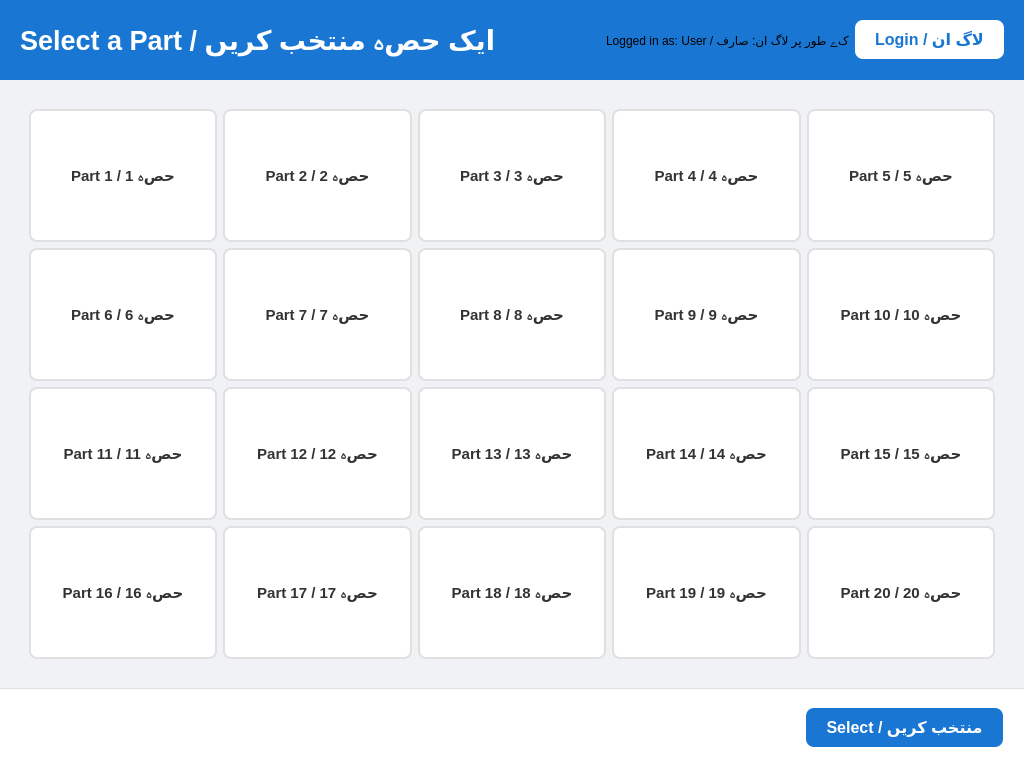
<?xml version="1.0" encoding="UTF-8"?>
<ui version="4.0">
 <class>PartSelectionScreen</class>
 <widget class="QWidget" name="PartSelectionScreen">
  <property name="geometry">
   <rect>
    <x>0</x>
    <y>0</y>
    <width>1024</width>
    <height>768</height>
   </rect>
  </property>
  <property name="windowTitle">
   <string>Operator Part Selection / آپریٹر حصہ انتخاب</string>
  </property>
  <property name="styleSheet">
   <string notr="true">/* ---- Overall Style ---- */
#PartSelectionScreen {
	background-color: #f0f2f5; /* Light grey background */
	font-family: Arial, sans-serif;
}

/* ---- Header Style ---- */
#headerFrame {
	background-color: #1976d2; /* Professional blue */
	border-radius: 0px;
}
#titleLabel {
	color: white;
	font-size: 20pt;
	font-weight: bold;
}
#loginButton {
	background-color: white;
	color: #1976d2;
	font-size: 12pt;
	font-weight: bold;
	padding: 10px 20px;
	border-radius: 8px;
	border: none;
}
#loginButton:hover {
	background-color: #e3f2fd; /* Light blue on hover */
}

/* ---- Part Selection Area ---- */
QScrollArea {
	border: none;
}
#scrollAreaWidgetContents {
	background-color: #f0f2f5; /* Match the main background */
}

/* --- THIS IS THE FIX --- */
#gridFrame {
	background-color: transparent;
	border: none;
}
/* ------------------------ */

QToolButton {
	background-color: white;
	border: 2px solid #e0e0e0; /* Default light grey border */
	border-radius: 8px;
	padding: 10px;
	color: #333;
	font-size: 11pt;
	font-weight: bold;
}
QToolButton:hover {
	border-color: #1976d2; /* Blue border on hover */
}
QToolButton:checked {
	border: 3px solid #0d47a1; /* Darker blue solid border when selected */
	background-color: #e3f2fd; /* Light blue background when selected */
}

/* ---- Footer Style ---- */
#footerFrame {
	background-color: #ffffff;
	border-top: 1px solid #e0e0e0;
}
#selectButton {
	background-color: #1976d2;
	color: white;
	font-size: 12pt;
	font-weight: bold;
	padding: 10px 20px;
	border-radius: 8px;
	border: none;
	min-width: 120px;
}
#selectButton:hover {
	background-color: #1565c0; /* Darker blue */
}</string>
  </property>
  <layout class="QVBoxLayout" name="verticalLayout_2">
   <property name="spacing">
    <number>0</number>
   </property>
   <property name="leftMargin">
    <number>0</number>
   </property>
   <property name="topMargin">
    <number>0</number>
   </property>
   <property name="rightMargin">
    <number>0</number>
   </property>
   <property name="bottomMargin">
    <number>0</number>
   </property>
   <item>
    <widget class="QFrame" name="headerFrame">
     <property name="minimumSize">
      <size>
       <width>0</width>
       <height>80</height>
      </size>
     </property>
     <property name="maximumSize">
      <size>
       <width>16777215</width>
       <height>80</height>
      </size>
     </property>
     <property name="frameShape">
      <enum>QFrame::StyledPanel</enum>
     </property>
     <property name="frameShadow">
      <enum>QFrame::Raised</enum>
     </property>
     <layout class="QHBoxLayout" name="horizontalLayout">
      <property name="leftMargin">
       <number>20</number>
      </property>
      <property name="rightMargin">
       <number>20</number>
      </property>
      <item>
       <widget class="QLabel" name="titleLabel">
        <property name="text">
         <string>Select a Part / ایک حصہ منتخب کریں</string>
        </property>
       </widget>
      </item>
      <item>
       <spacer name="horizontalSpacer">
        <property name="orientation">
         <enum>Qt::Horizontal</enum>
        </property>
        <property name="sizeHint" stdset="0">
         <size>
          <width>40</width>
          <height>20</height>
         </size>
        </property>
       </spacer>
      </item>
      
      <!-- ========================================================== -->
      <!-- == THIS IS THE NEW WIDGET THAT WAS ADDED                  == -->
      <!-- ========================================================== -->
      <item>
       <widget class="QLabel" name="loginStatusLabel">
        <property name="styleSheet">
         <string notr="true">/* Style will be controlled by Python code */</string>
        </property>
        <property name="text">
         <string>Logged in as: User / کے طور پر لاگ ان: صارف</string>
        </property>
       </widget>
      </item>
      <!-- ========================================================== -->
      
      <item>
       <widget class="QPushButton" name="loginButton">
        <property name="minimumSize">
         <size>
          <width>120</width>
          <height>0</height>
         </size>
        </property>
        <property name="cursor">
         <cursorShape>PointingHandCursor</cursorShape>
        </property>
        <property name="text">
         <string>Login / لاگ ان</string>
        </property>
       </widget>
      </item>
     </layout>
    </widget>
   </item>
   <item>
    <widget class="QScrollArea" name="scrollArea">
     <property name="widgetResizable">
      <bool>true</bool>
     </property>
     <widget class="QWidget" name="scrollAreaWidgetContents">
      <property name="geometry">
       <rect>
        <x>0</x>
        <y>0</y>
        <width>1024</width>
        <height>608</height>
       </rect>
      </property>
      <layout class="QVBoxLayout" name="verticalLayout">
       <property name="leftMargin">
        <number>20</number>
       </property>
       <property name="topMargin">
        <number>20</number>
       </property>
       <property name="rightMargin">
        <number>20</number>
       </property>
       <property name="bottomMargin">
        <number>20</number>
       </property>
       <item>
        <widget class="QFrame" name="gridFrame">
         <property name="frameShape">
          <enum>QFrame::StyledPanel</enum>
         </property>
         <property name="frameShadow">
          <enum>QFrame::Raised</enum>
         </property>
         <layout class="QGridLayout" name="gridLayout">
          <item row="0" column="0">
           <widget class="QToolButton" name="partButton1">
            <property name="sizePolicy">
             <sizepolicy hsizetype="Expanding" vsizetype="Expanding">
              <horstretch>0</horstretch>
              <verstretch>0</verstretch>
             </sizepolicy>
            </property>
            <property name="text">
             <string>Part 1 / حصہ 1</string>
            </property>
            <property name="iconSize">
             <size>
              <width>150</width>
              <height>150</height>
             </size>
            </property>
            <property name="checkable">
             <bool>true</bool>
            </property>
            <property name="toolButtonStyle">
             <enum>Qt::ToolButtonTextUnderIcon</enum>
            </property>
            <attribute name="buttonGroup">
             <string notr="true">partButtonGroup</string>
            </attribute>
           </widget>
          </item>
          <item row="0" column="1">
           <widget class="QToolButton" name="partButton2">
            <property name="sizePolicy">
             <sizepolicy hsizetype="Expanding" vsizetype="Expanding">
              <horstretch>0</horstretch>
              <verstretch>0</verstretch>
             </sizepolicy>
            </property>
            <property name="text">
             <string>Part 2 / حصہ 2</string>
            </property>
            <property name="iconSize">
             <size>
              <width>150</width>
              <height>150</height>
             </size>
            </property>
            <property name="checkable">
             <bool>true</bool>
            </property>
            <property name="toolButtonStyle">
             <enum>Qt::ToolButtonTextUnderIcon</enum>
            </property>
            <attribute name="buttonGroup">
             <string notr="true">partButtonGroup</string>
            </attribute>
           </widget>
          </item>
          <item row="0" column="2">
           <widget class="QToolButton" name="partButton3">
            <property name="sizePolicy">
             <sizepolicy hsizetype="Expanding" vsizetype="Expanding">
              <horstretch>0</horstretch>
              <verstretch>0</verstretch>
             </sizepolicy>
            </property>
            <property name="text">
             <string>Part 3 / حصہ 3</string>
            </property>
            <property name="iconSize">
             <size>
              <width>150</width>
              <height>150</height>
             </size>
            </property>
            <property name="checkable">
             <bool>true</bool>
            </property>
            <property name="toolButtonStyle">
             <enum>Qt::ToolButtonTextUnderIcon</enum>
            </property>
            <attribute name="buttonGroup">
             <string notr="true">partButtonGroup</string>
            </attribute>
           </widget>
          </item>
          <item row="0" column="3">
           <widget class="QToolButton" name="partButton4">
            <property name="sizePolicy">
             <sizepolicy hsizetype="Expanding" vsizetype="Expanding">
              <horstretch>0</horstretch>
              <verstretch>0</verstretch>
             </sizepolicy>
            </property>
            <property name="text">
             <string>Part 4 / حصہ 4</string>
            </property>
            <property name="iconSize">
             <size>
              <width>150</width>
              <height>150</height>
             </size>
            </property>
            <property name="checkable">
             <bool>true</bool>
            </property>
            <property name="toolButtonStyle">
             <enum>Qt::ToolButtonTextUnderIcon</enum>
            </property>
            <attribute name="buttonGroup">
             <string notr="true">partButtonGroup</string>
            </attribute>
           </widget>
          </item>
          <item row="0" column="4">
           <widget class="QToolButton" name="partButton5">
            <property name="sizePolicy">
             <sizepolicy hsizetype="Expanding" vsizetype="Expanding">
              <horstretch>0</horstretch>
              <verstretch>0</verstretch>
             </sizepolicy>
            </property>
            <property name="text">
             <string>Part 5 / حصہ 5</string>
            </property>
            <property name="iconSize">
             <size>
              <width>150</width>
              <height>150</height>
             </size>
            </property>
            <property name="checkable">
             <bool>true</bool>
            </property>
            <property name="toolButtonStyle">
             <enum>Qt::ToolButtonTextUnderIcon</enum>
            </property>
            <attribute name="buttonGroup">
             <string notr="true">partButtonGroup</string>
            </attribute>
           </widget>
          </item>
          <item row="1" column="0">
           <widget class="QToolButton" name="partButton6">
            <property name="sizePolicy">
             <sizepolicy hsizetype="Expanding" vsizetype="Expanding">
              <horstretch>0</horstretch>
              <verstretch>0</verstretch>
             </sizepolicy>
            </property>
            <property name="text">
             <string>Part 6 / حصہ 6</string>
            </property>
            <property name="iconSize">
             <size>
              <width>150</width>
              <height>150</height>
             </size>
            </property>
            <property name="checkable">
             <bool>true</bool>
            </property>
            <property name="toolButtonStyle">
             <enum>Qt::ToolButtonTextUnderIcon</enum>
            </property>
            <attribute name="buttonGroup">
             <string notr="true">partButtonGroup</string>
            </attribute>
           </widget>
          </item>
          <item row="1" column="1">
           <widget class="QToolButton" name="partButton7">
            <property name="sizePolicy">
             <sizepolicy hsizetype="Expanding" vsizetype="Expanding">
              <horstretch>0</horstretch>
              <verstretch>0</verstretch>
             </sizepolicy>
            </property>
            <property name="text">
             <string>Part 7 / حصہ 7</string>
            </property>
            <property name="iconSize">
             <size>
              <width>150</width>
              <height>150</height>
             </size>
            </property>
            <property name="checkable">
             <bool>true</bool>
            </property>
            <property name="toolButtonStyle">
             <enum>Qt::ToolButtonTextUnderIcon</enum>
            </property>
            <attribute name="buttonGroup">
             <string notr="true">partButtonGroup</string>
            </attribute>
           </widget>
          </item>
          <item row="1" column="2">
           <widget class="QToolButton" name="partButton8">
            <property name="sizePolicy">
             <sizepolicy hsizetype="Expanding" vsizetype="Expanding">
              <horstretch>0</horstretch>
              <verstretch>0</verstretch>
             </sizepolicy>
            </property>
            <property name="text">
             <string>Part 8 / حصہ 8</string>
            </property>
            <property name="iconSize">
             <size>
              <width>150</width>
              <height>150</height>
             </size>
            </property>
            <property name="checkable">
             <bool>true</bool>
            </property>
            <property name="toolButtonStyle">
             <enum>Qt::ToolButtonTextUnderIcon</enum>
            </property>
            <attribute name="buttonGroup">
             <string notr="true">partButtonGroup</string>
            </attribute>
           </widget>
          </item>
          <item row="1" column="3">
           <widget class="QToolButton" name="partButton9">
            <property name="sizePolicy">
             <sizepolicy hsizetype="Expanding" vsizetype="Expanding">
              <horstretch>0</horstretch>
              <verstretch>0</verstretch>
             </sizepolicy>
            </property>
            <property name="text">
             <string>Part 9 / حصہ 9</string>
            </property>
            <property name="iconSize">
             <size>
              <width>150</width>
              <height>150</height>
             </size>
            </property>
            <property name="checkable">
             <bool>true</bool>
            </property>
            <property name="toolButtonStyle">
             <enum>Qt::ToolButtonTextUnderIcon</enum>
            </property>
            <attribute name="buttonGroup">
             <string notr="true">partButtonGroup</string>
            </attribute>
           </widget>
          </item>
          <item row="1" column="4">
           <widget class="QToolButton" name="partButton10">
            <property name="sizePolicy">
             <sizepolicy hsizetype="Expanding" vsizetype="Expanding">
              <horstretch>0</horstretch>
              <verstretch>0</verstretch>
             </sizepolicy>
            </property>
            <property name="text">
             <string>Part 10 / حصہ 10</string>
            </property>
            <property name="iconSize">
             <size>
              <width>150</width>
              <height>150</height>
             </size>
            </property>
            <property name="checkable">
             <bool>true</bool>
            </property>
            <property name="toolButtonStyle">
             <enum>Qt::ToolButtonTextUnderIcon</enum>
            </property>
            <attribute name="buttonGroup">
             <string notr="true">partButtonGroup</string>
            </attribute>
           </widget>
          </item>
          <item row="2" column="0">
           <widget class="QToolButton" name="partButton11">
            <property name="sizePolicy">
             <sizepolicy hsizetype="Expanding" vsizetype="Expanding">
              <horstretch>0</horstretch>
              <verstretch>0</verstretch>
             </sizepolicy>
            </property>
            <property name="text">
             <string>Part 11 / حصہ 11</string>
            </property>
            <property name="iconSize">
             <size>
              <width>150</width>
              <height>150</height>
             </size>
            </property>
            <property name="checkable">
             <bool>true</bool>
            </property>
            <property name="toolButtonStyle">
             <enum>Qt::ToolButtonTextUnderIcon</enum>
            </property>
            <attribute name="buttonGroup">
             <string notr="true">partButtonGroup</string>
            </attribute>
           </widget>
          </item>
          <item row="2" column="1">
           <widget class="QToolButton" name="partButton12">
            <property name="sizePolicy">
             <sizepolicy hsizetype="Expanding" vsizetype="Expanding">
              <horstretch>0</horstretch>
              <verstretch>0</verstretch>
             </sizepolicy>
            </property>
            <property name="text">
             <string>Part 12 / حصہ 12</string>
            </property>
            <property name="iconSize">
             <size>
              <width>150</width>
              <height>150</height>
             </size>
            </property>
            <property name="checkable">
             <bool>true</bool>
            </property>
            <property name="toolButtonStyle">
             <enum>Qt::ToolButtonTextUnderIcon</enum>
            </property>
            <attribute name="buttonGroup">
             <string notr="true">partButtonGroup</string>
            </attribute>
           </widget>
          </item>
          <item row="2" column="2">
           <widget class="QToolButton" name="partButton13">
            <property name="sizePolicy">
             <sizepolicy hsizetype="Expanding" vsizetype="Expanding">
              <horstretch>0</horstretch>
              <verstretch>0</verstretch>
             </sizepolicy>
            </property>
            <property name="text">
             <string>Part 13 / حصہ 13</string>
            </property>
            <property name="iconSize">
             <size>
              <width>150</width>
              <height>150</height>
             </size>
            </property>
            <property name="checkable">
             <bool>true</bool>
            </property>
            <property name="toolButtonStyle">
             <enum>Qt::ToolButtonTextUnderIcon</enum>
            </property>
            <attribute name="buttonGroup">
             <string notr="true">partButtonGroup</string>
            </attribute>
           </widget>
          </item>
          <item row="2" column="3">
           <widget class="QToolButton" name="partButton14">
            <property name="sizePolicy">
             <sizepolicy hsizetype="Expanding" vsizetype="Expanding">
              <horstretch>0</horstretch>
              <verstretch>0</verstretch>
             </sizepolicy>
            </property>
            <property name="text">
             <string>Part 14 / حصہ 14</string>
            </property>
            <property name="iconSize">
             <size>
              <width>150</width>
              <height>150</height>
             </size>
            </property>
            <property name="checkable">
             <bool>true</bool>
            </property>
            <property name="toolButtonStyle">
             <enum>Qt::ToolButtonTextUnderIcon</enum>
            </property>
            <attribute name="buttonGroup">
             <string notr="true">partButtonGroup</string>
            </attribute>
           </widget>
          </item>
          <item row="2" column="4">
           <widget class="QToolButton" name="partButton15">
            <property name="sizePolicy">
             <sizepolicy hsizetype="Expanding" vsizetype="Expanding">
              <horstretch>0</horstretch>
              <verstretch>0</verstretch>
             </sizepolicy>
            </property>
            <property name="text">
             <string>Part 15 / حصہ 15</string>
            </property>
            <property name="iconSize">
             <size>
              <width>150</width>
              <height>150</height>
             </size>
            </property>
            <property name="checkable">
             <bool>true</bool>
            </property>
            <property name="toolButtonStyle">
             <enum>Qt::ToolButtonTextUnderIcon</enum>
            </property>
            <attribute name="buttonGroup">
             <string notr="true">partButtonGroup</string>
            </attribute>
           </widget>
          </item>
          <item row="3" column="0">
           <widget class="QToolButton" name="partButton16">
            <property name="sizePolicy">
             <sizepolicy hsizetype="Expanding" vsizetype="Expanding">
              <horstretch>0</horstretch>
              <verstretch>0</verstretch>
             </sizepolicy>
            </property>
            <property name="text">
             <string>Part 16 / حصہ 16</string>
            </property>
            <property name="iconSize">
             <size>
              <width>150</width>
              <height>150</height>
             </size>
            </property>
            <property name="checkable">
             <bool>true</bool>
            </property>
            <property name="toolButtonStyle">
             <enum>Qt::ToolButtonTextUnderIcon</enum>
            </property>
            <attribute name="buttonGroup">
             <string notr="true">partButtonGroup</string>
            </attribute>
           </widget>
          </item>
          <item row="3" column="1">
           <widget class="QToolButton" name="partButton17">
            <property name="sizePolicy">
             <sizepolicy hsizetype="Expanding" vsizetype="Expanding">
              <horstretch>0</horstretch>
              <verstretch>0</verstretch>
             </sizepolicy>
            </property>
            <property name="text">
             <string>Part 17 / حصہ 17</string>
            </property>
            <property name="iconSize">
             <size>
              <width>150</width>
              <height>150</height>
             </size>
            </property>
            <property name="checkable">
             <bool>true</bool>
            </property>
            <property name="toolButtonStyle">
             <enum>Qt::ToolButtonTextUnderIcon</enum>
            </property>
            <attribute name="buttonGroup">
             <string notr="true">partButtonGroup</string>
            </attribute>
           </widget>
          </item>
          <item row="3" column="2">
           <widget class="QToolButton" name="partButton18">
            <property name="sizePolicy">
             <sizepolicy hsizetype="Expanding" vsizetype="Expanding">
              <horstretch>0</horstretch>
              <verstretch>0</verstretch>
             </sizepolicy>
            </property>
            <property name="text">
             <string>Part 18 / حصہ 18</string>
            </property>
            <property name="iconSize">
             <size>
              <width>150</width>
              <height>150</height>
             </size>
            </property>
            <property name="checkable">
             <bool>true</bool>
            </property>
            <property name="toolButtonStyle">
             <enum>Qt::ToolButtonTextUnderIcon</enum>
            </property>
            <attribute name="buttonGroup">
             <string notr="true">partButtonGroup</string>
            </attribute>
           </widget>
          </item>
          <item row="3" column="3">
           <widget class="QToolButton" name="partButton19">
            <property name="sizePolicy">
             <sizepolicy hsizetype="Expanding" vsizetype="Expanding">
              <horstretch>0</horstretch>
              <verstretch>0</verstretch>
             </sizepolicy>
            </property>
            <property name="text">
             <string>Part 19 / حصہ 19</string>
            </property>
            <property name="iconSize">
             <size>
              <width>150</width>
              <height>150</height>
             </size>
            </property>
            <property name="checkable">
             <bool>true</bool>
            </property>
            <property name="toolButtonStyle">
             <enum>Qt::ToolButtonTextUnderIcon</enum>
            </property>
            <attribute name="buttonGroup">
             <string notr="true">partButtonGroup</string>
            </attribute>
           </widget>
          </item>
          <item row="3" column="4">
           <widget class="QToolButton" name="partButton20">
            <property name="sizePolicy">
             <sizepolicy hsizetype="Expanding" vsizetype="Expanding">
              <horstretch>0</horstretch>
              <verstretch>0</verstretch>
             </sizepolicy>
            </property>
            <property name="text">
             <string>Part 20 / حصہ 20</string>
            </property>
            <property name="iconSize">
             <size>
              <width>150</width>
              <height>150</height>
             </size>
            </property>
            <property name="checkable">
             <bool>true</bool>
            </property>
            <property name="toolButtonStyle">
             <enum>Qt::ToolButtonTextUnderIcon</enum>
            </property>
            <attribute name="buttonGroup">
             <string notr="true">partButtonGroup</string>
            </attribute>
           </widget>
          </item>
         </layout>
        </widget>
       </item>
      </layout>
     </widget>
    </widget>
   </item>
   <item>
    <widget class="QFrame" name="footerFrame">
     <property name="minimumSize">
      <size>
       <width>0</width>
       <height>80</height>
      </size>
     </property>
     <property name="maximumSize">
      <size>
       <width>16777215</width>
       <height>80</height>
      </size>
     </property>
     <property name="frameShape">
      <enum>QFrame::StyledPanel</enum>
     </property>
     <property name="frameShadow">
      <enum>QFrame::Raised</enum>
     </property>
     <layout class="QHBoxLayout" name="horizontalLayout_2">
      <property name="leftMargin">
       <number>20</number>
      </property>
      <property name="rightMargin">
       <number>20</number>
      </property>
      <item>
       <spacer name="horizontalSpacer_2">
        <property name="orientation">
         <enum>Qt::Horizontal</enum>
        </property>
        <property name="sizeHint" stdset="0">
         <size>
          <width>40</width>
          <height>20</height>
         </size>
        </property>
       </spacer>
      </item>
      <item>
       <widget class="QPushButton" name="selectButton">
        <property name="cursor">
         <cursorShape>PointingHandCursor</cursorShape>
        </property>
        <property name="text">
         <string>Select / منتخب کریں</string>
        </property>
       </widget>
      </item>
     </layout>
    </widget>
   </item>
  </layout>
 </widget>
 <resources/>
 <connections/>
 <buttongroups>
  <buttongroup name="partButtonGroup"/>
 </buttongroups>
</ui>
